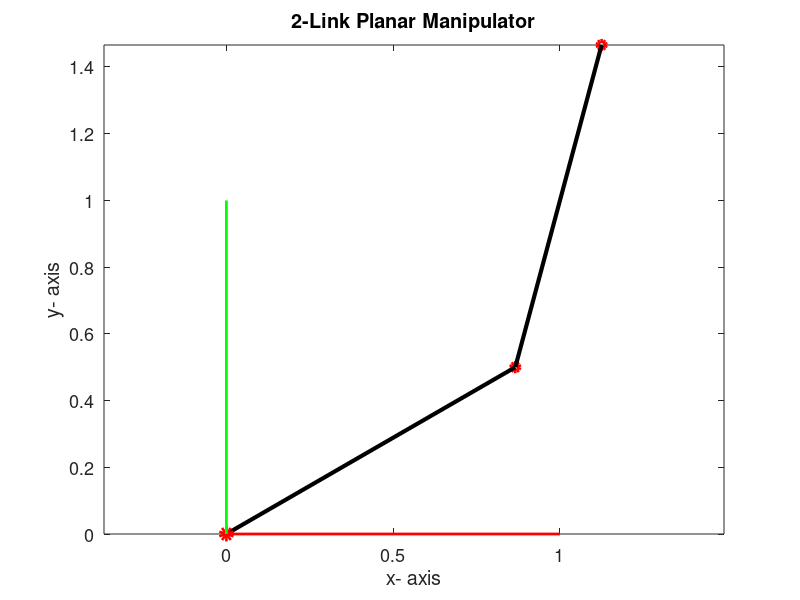

Recreate this plot in MATLAB.
% This code is programmed by Sung Yul Shin (syshin0228@utexas.edu) for Robotics Modeling and Control course by Dr. James Sulzer from University of Texas at Austin 
clc
clear all
close all

% Forward Kinematics of 2 Link Planar Manipulator
deg2rad = pi/180;
rad2deg = 180/pi;

% Origin
origin = [0 0]';
x_axis = [1 0]';
y_axis = [0 1]';

% Constant link lengths
L1 = 1.0;
L2 = 1.0;

% Joint angle input
th1 = 30.0 * deg2rad;
th2 = 45.0 * deg2rad;

% Forward Kinematics
P1(1) = L1*cos(th1);
P1(2) = L1*sin(th1);

P2(1) = L1*cos(th1) + L2*cos(th1+th2);
P2(2) = L1*sin(th1) + L2*sin(th1+th2);

figure(1)
plot(P1(1), P1(2),'ro','linewidth',3)
hold on
plot(P2(1), P2(2),'ro','linewidth',3)
line([origin(1) P1(1)],[origin(2) P1(2)], 'color', 'k', 'linewidth', 3)
line([P1(1) P2(1)],[P1(2) P2(2)], 'color','k', 'linewidth', 3)

% Draw global coordinate
plot(origin(1), origin(2), 'ro', 'linewidth',5)
line([origin(1) x_axis(1)],[origin(2) x_axis(2)], 'color', 'r', 'linewidth', 2)
line([origin(1) y_axis(1)],[origin(2) y_axis(2)], 'color','g', 'linewidth', 2)
axis equal
xlabel('x- axis')
ylabel('y- axis')
title('2-Link Planar Manipulator')
set(gca,'fontsize',13)
